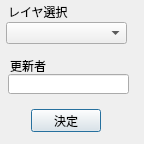
<?xml version="1.0" encoding="UTF-8"?>
<ui version="4.0">
 <class>initDialog</class>
 <widget class="QDialog" name="initDialog">
  <property name="geometry">
   <rect>
    <x>0</x>
    <y>0</y>
    <width>144</width>
    <height>144</height>
   </rect>
  </property>
  <property name="windowTitle">
   <string>初期設定</string>
  </property>
  <widget class="QPushButton" name="pushButton">
   <property name="geometry">
    <rect>
     <x>31</x>
     <y>109</y>
     <width>70</width>
     <height>23</height>
    </rect>
   </property>
   <property name="text">
    <string>決定</string>
   </property>
  </widget>
  <widget class="QComboBox" name="comboSelectLayer">
   <property name="geometry">
    <rect>
     <x>6</x>
     <y>22</y>
     <width>121</width>
     <height>22</height>
    </rect>
   </property>
  </widget>
  <widget class="QLabel" name="label_2">
   <property name="geometry">
    <rect>
     <x>8</x>
     <y>4</y>
     <width>81</width>
     <height>16</height>
    </rect>
   </property>
   <property name="text">
    <string>レイヤ選択</string>
   </property>
  </widget>
  <widget class="QLineEdit" name="lineUserName">
   <property name="geometry">
    <rect>
     <x>8</x>
     <y>74</y>
     <width>121</width>
     <height>20</height>
    </rect>
   </property>
  </widget>
  <widget class="QLabel" name="label_3">
   <property name="geometry">
    <rect>
     <x>10</x>
     <y>60</y>
     <width>50</width>
     <height>12</height>
    </rect>
   </property>
   <property name="text">
    <string>更新者</string>
   </property>
  </widget>
 </widget>
 <resources/>
 <connections>
  <connection>
   <sender>pushButton</sender>
   <signal>clicked()</signal>
   <receiver>initDialog</receiver>
   <slot>pushExec()</slot>
   <hints>
    <hint type="sourcelabel">
     <x>66</x>
     <y>165</y>
    </hint>
    <hint type="destinationlabel">
     <x>126</x>
     <y>159</y>
    </hint>
   </hints>
  </connection>
  <connection>
   <sender>pushButton</sender>
   <signal>clicked()</signal>
   <receiver>initDialog</receiver>
   <slot>accept()</slot>
   <hints>
    <hint type="sourcelabel">
     <x>68</x>
     <y>169</y>
    </hint>
    <hint type="destinationlabel">
     <x>11</x>
     <y>152</y>
    </hint>
   </hints>
  </connection>
 </connections>
 <slots>
  <slot>pushExec()</slot>
 </slots>
</ui>
